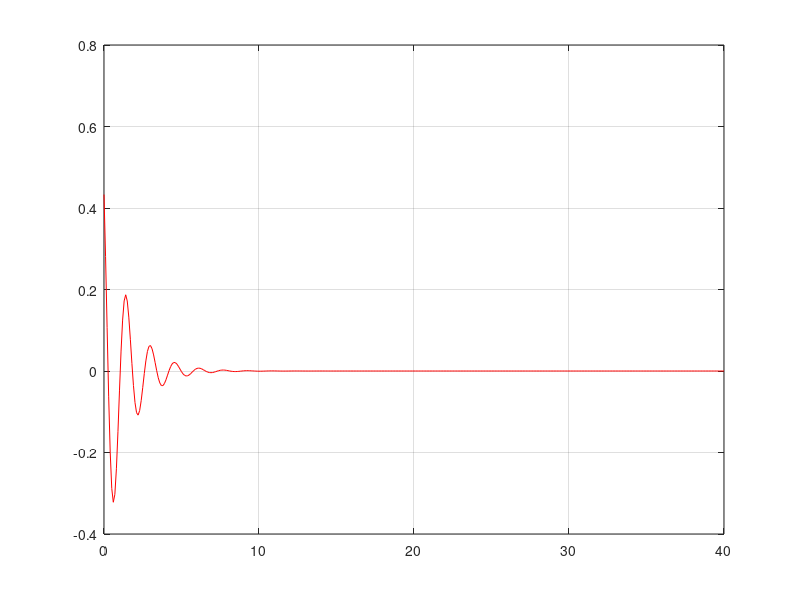

Reproduce this figure in MATLAB.
modA =0.5;
faseA=pi/6;
moda=0.5;
fasea=4;
n0=0;n1= 40;
n =n0:0.1:n1;
x=(modA).*(moda.^n).*(cos((fasea*n)+faseA)+j*sin((fasea*n)+faseA));
plot(n,x,'r');
grid on;
